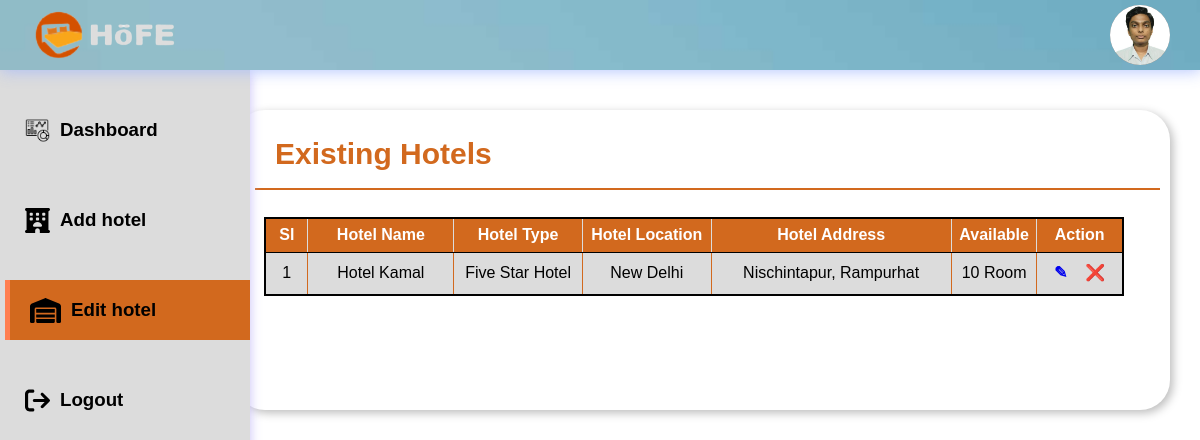
The app's page /admin_actionhotel.php (signed in), older data.
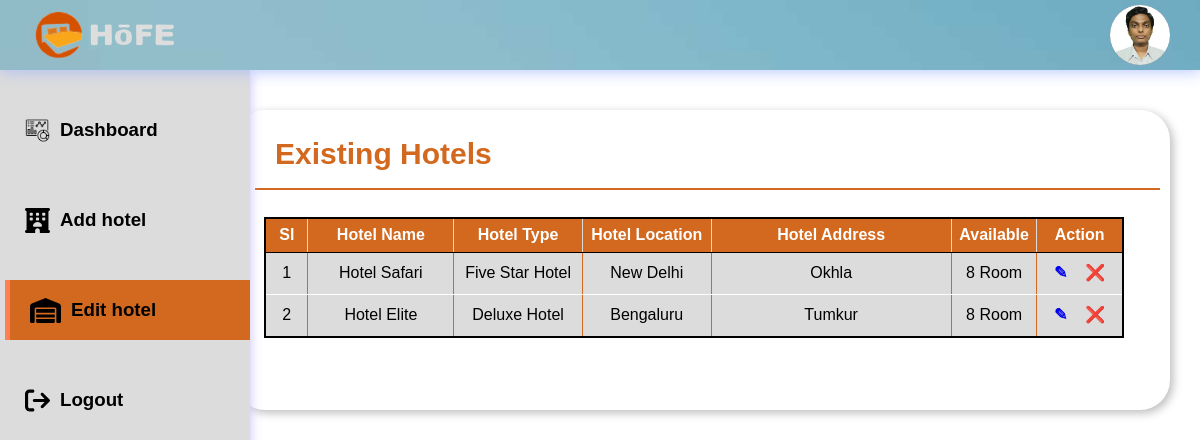
The same page, newer data.
### tables this page shows
CREATE TABLE `hotel` (
  `id` int(11) NOT NULL,
  `aduser` varchar(20) NOT NULL,
  `hname` varchar(30) NOT NULL,
  `htype` varchar(20) NOT NULL,
  `hloc` varchar(15) NOT NULL,
  `haddr` varchar(100) NOT NULL,
  `hdes` varchar(500) NOT NULL,
  `rent` varchar(11) NOT NULL,
  `img` varchar(100) NOT NULL,
  `avail` varchar(11) NOT NULL
);

### admin_actionhotel.php (the view, shortened to what this page needs)
<?php
$img=$_SESSION['aimg'];
$aduser=$_SESSION['auser'];
$sl=1;
$mysqli=new mysqli("localhost","root","","hotel_reserve");
$sql="SELECT * FROM hotel WHERE aduser='".$aduser."'";
$result=mysqli_query($mysqli,$sql);
echo '
<!DOCTYPE html>
<html lang="en">
<head>
    <meta charset="UTF-8">
    <meta name="viewport" content="width=device-width, initial-scale=1.0">
    <title>* Hotel Booking *</title>
    <link rel="stylesheet" href="css/admin.css">
    <script defer src="admin_activepage.js"></script>
</head>
<body>
    <header>
        <div class="logosec">
            <img src="Components/logo.png" alt="" style="width: 300%; margin-left: 100px;">
        </div>
        <div class="message">
            <div class="dp">
              <img src= "Components/';echo $img; echo '" class="dpicn" alt="dp">
              </div>
        </div>
    </header>
    <div class="main-container">
        <div class="navcontainer">
            <nav class="nav">
                <div class="nav-upper-options">
                    <div class="dash" id="nav-option">
                        <a href="admin.php">
                            <img src="Components/data-analysis_12959229.png" class="nav-img" alt="dashboard">
                            <h3>Dashboard</h3>
                        </a>
                    </div>
                    <div class="add" id="nav-option">
                        <a href="admin_addhotel.php">
                            <img src="Components/svg/hotel-solid.svg" class="nav-img" alt="institution">
                            <h3>Add hotel</h3>
                        </a>
                    </div>
                    <div class="edit" id="nav-option">
                        <a href="admin_actionhotel.php">
                            <img src="Components/svg/warehouse-solid.svg" class="nav-img" alt="institution">
                            <h3>Edit hotel</h3>
                        </a>
                    </div>
                    <div id="nav-option">
                        <a href="admin_login.php">
                            <img src="Components/svg/arrow-right-from-bracket-solid.svg" class="nav-img" alt="logout">
                            <h3>Logout</h3>
                        </a>
                    </div>
                </div>
            </nav>
        </div>
        <div class="main">
            <div class="report-container">
                <div class="report-header">
                    <h1 class="recent-Articles">Existing Hotels</h1>
                </div>
                <div class="items">
                    <table class="actiontable">
                        <tr>
                            <th style="width: 5%;">Sl</th>
                            <th style="width: 17%;">Hotel Name</th>
                            <th style="width: 15%;">Hotel Type</th>
                            <th style="width: 15%;">Hotel Location</th>
                            <th style="width: 28%;">Hotel Address</th>
                            <th style="width: 10%;">Available</th>
                            <th style="width: 10%;">Action</th>
                        </tr>';
                        if($result->num_rows > 0)
                        {
                            while($row=mysqli_fetch_assoc($result))
                            {
                                echo '<tr>
                                    <td>';echo $sl;echo'</td>
                                    <td>';echo $row['hname'];echo'</td>
                                    <td>';echo $row['htype'];echo'</td>
                                    <td>';echo $row['hloc'];echo'</td>
                                    <td>';echo $row['haddr'];echo'</td>
                                    <td>';echo $row['avail'];echo' Room</td>
                                    <td>
                                        <a href="admin_edithotel.php?uphname=';echo $row['hname'];echo'">&#9998;</a>
                                        <a href="admin_deletehotel.php?uphname=';echo $row['hname'];echo'">&#10060;</a>                                    </td>
                                    </tr>';
                                $sl=$sl+1;
                            }
                        }
                        else
                        {
                            echo '<tr><td colspan="7">No Record Found</td></tr>';
                        }
                    echo '</table>
                </div>
            </div>
        </div>
    </div>
</body>
</html>
';
?>

### Components/css/admin.css (style rules this page uses)
* { margin: 0; padding: 0; box-sizing: border-box; font-family: sans-serif; font-weight: bold; }
body { background-color: white; max-width: 100%; overflow-x: hidden; }
header { height: 70px; width: 100vw; padding: 0 30px; background-image: url(tab_img_4.jpg); background-repeat: no-repeat; background-size: cover; position: fixed; z-index: 100; box-shadow: 1px 1px 15px rgba(161, 182, 253, 0.825); display: flex; justify-content: space-between; align-items: center; }
.logosec { width: 50px; }
.logosec { display: flex; align-items: center; justify-content: center; }
.logosec { gap: 60px; }
.dp { height: 60px; width: 60px; background-color: #626262; border-radius: 50%; display: flex; align-items: center; justify-content: center; overflow: hidden; }
.main-container { display: flex; width: 100vw; position: relative; top: 70px; z-index: 1; overflow: hidden; }
.dpicn { height: 70px; }
.main { height: calc(100vh - 70px); width: 100%; overflow-y: scroll; overflow-x: hidden; padding: 40px 30px 30px 30px; }
.nav { min-height: 91vh; width: 250px; background-color: gainsboro; position: absolute; top: 0px; left: 00; box-shadow: 1px 1px 10px rgba(198, 189, 248, 0.825); display: flex; flex-direction: column; justify-content: space-between; overflow: hidden; padding: 30px 0 20px 10px; }
.nav a { text-decoration: none; color: black; display: flex; flex-direction: row; align-items: center; width: 100%; height: 100%; }
.nav h3 { margin-left: 5%; }
.navcontainer { height: calc(100vh - 70px); width: 250px; position: relative; transition: all 0.5s ease-in-out; }
#nav-option { width: 250px; height: 60px; display: flex; align-items: center; padding: 0 30px 0 20px; gap: 20px; transition: all 0.1s ease-in-out; }
.nav-img { height: 25px; }
.nav-upper-options { display: flex; flex-direction: column; align-items: center; gap: 30px; }
.activelink { border-left: 5px solid coral; background-color: chocolate; cursor: pointer; }
.report-container { min-height: 300px; max-width: 1200px; background-color: #ffffff; border-radius: 30px; box-shadow: 3px 3px 10px rgb(188, 188, 188); padding: 0px 10px 20px 20px; overflow: hidden; }
.report-header { height: 80px; width: 100%; display: flex; align-items: center; justify-content: space-between; padding: 20px 20px 10px 20px; border-bottom: 2px solid chocolate; }
.recent-Articles { font-size: 30px; font-weight: 600; color: chocolate; }
.items { margin-top: 3%; }
.actiontable { border: black solid 2px; border-collapse: collapse; width: 95%; margin-left: 1%; }
.actiontable td,th { text-align: center; border-bottom: 1px solid white; border-right: 1px solid chocolate; padding: 1%; font-weight: lighter; background-color: gainsboro; line-height: 150%; }
.actiontable th { font-weight: bold; background-color: chocolate; border-bottom: 1px solid black; border-right: 1px solid gainsboro; color: white; }
.actiontable a { text-decoration: none; margin: 10%; }
.table-body td,th { text-align: center; border-bottom: 1px solid white; border-right: 1px solid chocolate; padding: 0.5%; font-weight: lighter; background-color: gainsboro; line-height: 150%; }

Row changes from the older to the newer data that the page shows:
changed hotel "Five Star Hotel": hname "Hotel Kamal" → "Hotel Safari"; haddr "Nischintapur, Rampurhat" → "Okhla"; avail "10" → "8"
added hotel: hname "Hotel Elite", htype "Deluxe Hotel", hloc "Bengaluru", haddr "Tumkur", avail "8"
